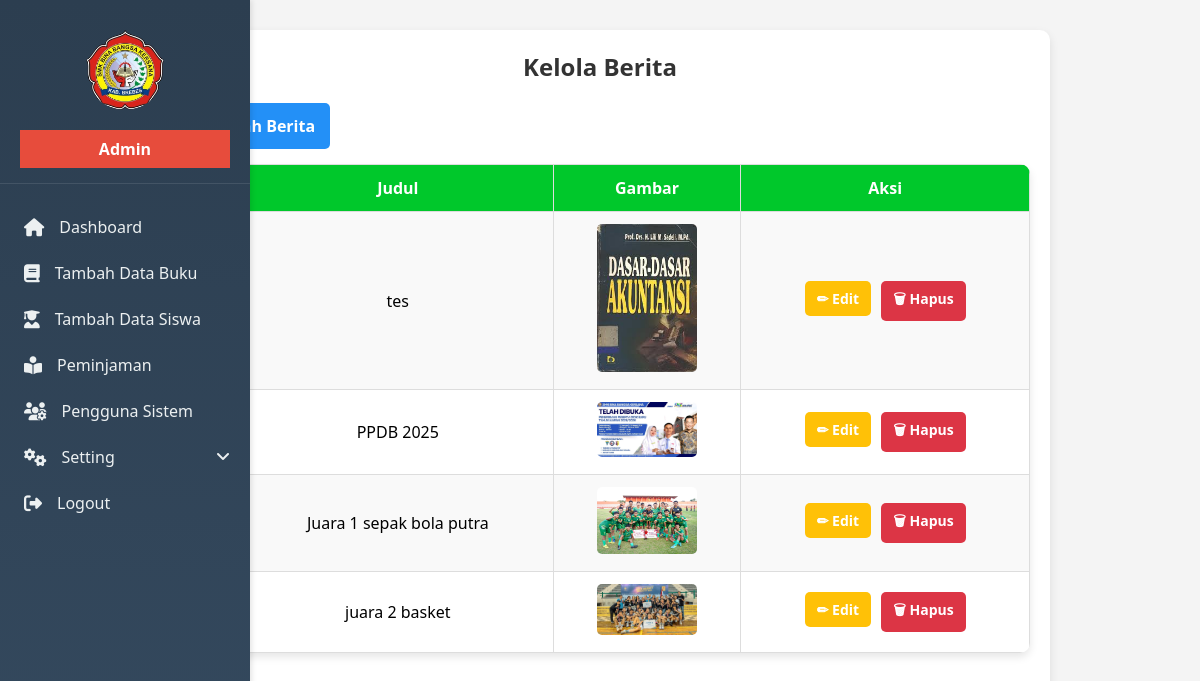
The page /berita.php (signed in) on the database its author committed.
### tables this page shows
CREATE TABLE `berita` (
  `id` int(11) NOT NULL,
  `judul` varchar(255) NOT NULL,
  `gambar` varchar(255) NOT NULL,
  `isi` text NOT NULL,
  `tanggal` date NOT NULL DEFAULT curdate()
);

### berita.php (the view, shortened to what this page needs)
<?php
include 'koneksi.php';
include 'sidebar.php';
$sql = "SELECT * FROM berita ORDER BY tanggal DESC";
$result = mysqli_query($koneksi, $sql);
?>
<!DOCTYPE html>
<html lang="id">
<head>
</head>
<body>
<div class="container">
    <h2>Kelola Berita</h2>
    <div class="action-container">
        <a href="tambah_berita.php" class="btn-tambah">+ Tambah Berita</a>
    </div>
    <table>
        <tr>
            <th>No</th>
            <th>Judul</th>
            <th>Gambar</th>
            <th>Aksi</th>
        </tr>
        <?php $no = 1; while ($row = mysqli_fetch_assoc($result)) { ?>
        <tr>
            <td><?= $no++; ?></td>
            <td><?= $row['judul']; ?></td>
            <td><img src="img/<?= $row['gambar']; ?>" width="100"></td>
            <td>
                <a href="edit_berita.php?id=<?= $row['id']; ?>" class="btn-aksi btn-edit">✏ Edit</a>
                <a href="hapus_berita.php?id=<?= $row['id']; ?>" class="btn-aksi btn-hapus" onclick="return confirm('Yakin hapus?');">🗑 Hapus</a>
            </td>
        </tr>
        <?php } ?>
    </table>
</div>
</body>
</html>

### sidebar.php (style rules this page uses)
* { margin: 0; padding: 0; box-sizing: border-box; font-family: 'Segoe UI', Tahoma, Geneva, Verdana, sans-serif; }
body { display: flex; min-height: 100vh; background-color: #f0f2f5; }

### berita.php (style rules this page uses)
body { font-family: 'Poppins', sans-serif; background-color:rgb(244, 244, 244); margin: 0; padding: 0; }
.container { width: 90%; max-width: 900px; margin: 30px auto; background: white; padding: 20px; border-radius: 10px; box-shadow: 0px 4px 10px rgba(0, 0, 0, 0.1); }
h2 { text-align: center; margin-bottom: 20px; color: #333; }
.btn-tambah { display: inline-block; background: rgb(35, 144, 247); color: white; padding: 12px 15px; margin-bottom: 15px; border-radius: 5px; font-weight: bold; transition: 0.3s; text-decoration: none; }
table { width: 100%; border-collapse: collapse; background: white; border-radius: 10px; overflow: hidden; box-shadow: 0px 4px 8px rgba(0, 0, 0, 0.1); }
th, td { border: 1px solid #ddd; padding: 12px; text-align: center; }
th { background: rgb(0, 200, 43); color: white; }
tr:nth-child(even) { background: #f9f9f9; }
td img { border-radius: 5px; transition: 0.3s; }
.btn-aksi { display: inline-block; padding: 8px 12px; border-radius: 5px; color: white; font-size: 14px; font-weight: bold; margin: 3px; text-decoration: none; }
.btn-edit { background: #ffc107; }
.btn-hapus { background: #dc3545; }

### rows shown on the page
berita: judul "tes", gambar (picture)
berita: judul "PPDB 2025", gambar (picture)
berita: judul "Juara 1 sepak bola putra", gambar (picture)
berita: judul "juara 2 basket", gambar (picture)
